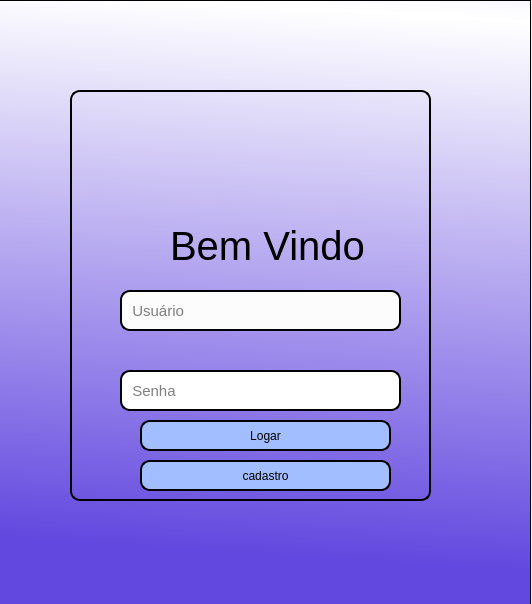
<?xml version="1.0" encoding="UTF-8"?>
<ui version="4.0">
 <class>MainWindow</class>
 <widget class="QMainWindow" name="MainWindow">
  <property name="geometry">
   <rect>
    <x>0</x>
    <y>0</y>
    <width>532</width>
    <height>604</height>
   </rect>
  </property>
  <property name="windowTitle">
   <string>MainWindow</string>
  </property>
  <property name="styleSheet">
   <string notr="true"/>
  </property>
  <widget class="QWidget" name="centralwidget">
   <widget class="QFrame" name="frame">
    <property name="geometry">
     <rect>
      <x>-20</x>
      <y>0</y>
      <width>551</width>
      <height>621</height>
     </rect>
    </property>
    <property name="styleSheet">
     <string notr="true">background-color: qlineargradient(spread:reflect, x1:0.307, y1:1, x2:0.364, y2:0, stop:0.119318 rgba(99, 72, 223, 255), stop:1 rgba(255, 255, 255, 255));</string>
    </property>
    <property name="frameShape">
     <enum>QFrame::StyledPanel</enum>
    </property>
    <property name="frameShadow">
     <enum>QFrame::Raised</enum>
    </property>
    <widget class="QLineEdit" name="lineEdit">
     <property name="geometry">
      <rect>
       <x>140</x>
       <y>290</y>
       <width>281</width>
       <height>41</height>
      </rect>
     </property>
     <property name="styleSheet">
      <string notr="true">background-color: rgb(252, 252, 252);
font-size:15px;
border-radius:10px;
border-style:solid;
border-width:2px

</string>
     </property>
     <property name="placeholderText">
      <string>  Usuário</string>
     </property>
    </widget>
    <widget class="QLineEdit" name="lineEdit_2">
     <property name="geometry">
      <rect>
       <x>140</x>
       <y>370</y>
       <width>281</width>
       <height>41</height>
      </rect>
     </property>
     <property name="styleSheet">
      <string notr="true">background-color: rgb(255, 255, 255);
font-size:15px;
border-radius:10px;
border-style:solid;
border-width:2px

</string>
     </property>
     <property name="echoMode">
      <enum>QLineEdit::Password</enum>
     </property>
     <property name="placeholderText">
      <string>  Senha</string>
     </property>
    </widget>
    <widget class="QLabel" name="label">
     <property name="geometry">
      <rect>
       <x>240</x>
       <y>130</y>
       <width>81</width>
       <height>81</height>
      </rect>
     </property>
     <property name="styleSheet">
      <string notr="true">background-image: url(:/newPrefix/R11cffbc044ed6560dc1b441d3ac9aeed.png);
background-color: rgb(255, 255, 255,0);</string>
     </property>
     <property name="text">
      <string/>
     </property>
     <property name="pixmap">
      <pixmap>:/newPrefix/R11cffbc044ed6560dc1b441d3ac9aeed.png</pixmap>
     </property>
     <property name="scaledContents">
      <bool>true</bool>
     </property>
    </widget>
    <widget class="QFrame" name="frame_2">
     <property name="geometry">
      <rect>
       <x>90</x>
       <y>90</y>
       <width>361</width>
       <height>411</height>
      </rect>
     </property>
     <property name="styleSheet">
      <string notr="true">background-color: rgb(255, 255, 255,0);
border-radius:10px;
border-style:solid;
border-width:2px

</string>
     </property>
     <property name="frameShape">
      <enum>QFrame::StyledPanel</enum>
     </property>
     <property name="frameShadow">
      <enum>QFrame::Raised</enum>
     </property>
     <widget class="QLabel" name="label_2">
      <property name="geometry">
       <rect>
        <x>100</x>
        <y>130</y>
        <width>261</width>
        <height>51</height>
       </rect>
      </property>
      <property name="styleSheet">
       <string notr="true">font-size:40px;
font-color:#fdfdfd;
border:none</string>
      </property>
      <property name="text">
       <string>Bem Vindo </string>
      </property>
     </widget>
     <widget class="QPushButton" name="Bottao1">
      <property name="geometry">
       <rect>
        <x>70</x>
        <y>330</y>
        <width>251</width>
        <height>31</height>
       </rect>
      </property>
      <property name="styleSheet">
       <string notr="true">background-color: rgb(162, 190, 255);
border-radius:10px;
border-style:solid;
border-width:2px;
border-color:black



</string>
      </property>
      <property name="text">
       <string>Logar</string>
      </property>
     </widget>
     <widget class="QPushButton" name="bottao2">
      <property name="geometry">
       <rect>
        <x>70</x>
        <y>370</y>
        <width>251</width>
        <height>31</height>
       </rect>
      </property>
      <property name="styleSheet">
       <string notr="true">background-color: rgb(162, 190, 255);
border-radius:10px;
border-style:solid;
border-width:2px;
border-color:black



</string>
      </property>
      <property name="text">
       <string>cadastro</string>
      </property>
     </widget>
     <widget class="QLabel" name="label_4">
      <property name="geometry">
       <rect>
        <x>140</x>
        <y>40</y>
        <width>101</width>
        <height>91</height>
       </rect>
      </property>
      <property name="styleSheet">
       <string notr="true">background-image: url(:/imagem topo/R11cffbc044ed6560dc1b441d3ac9aeed.png);
border:none</string>
      </property>
      <property name="text">
       <string/>
      </property>
      <property name="pixmap">
       <pixmap resource="img/img.qrc">:/imagem topo/R11cffbc044ed6560dc1b441d3ac9aeed.png</pixmap>
      </property>
      <property name="scaledContents">
       <bool>true</bool>
      </property>
     </widget>
    </widget>
    <widget class="QLabel" name="label_3">
     <property name="geometry">
      <rect>
       <x>130</x>
       <y>10</y>
       <width>291</width>
       <height>71</height>
      </rect>
     </property>
     <property name="styleSheet">
      <string notr="true">font-size:25px;
background-color: rgb(255, 255, 255,0);</string>
     </property>
     <property name="text">
      <string/>
     </property>
    </widget>
   </widget>
  </widget>
  <widget class="QMenuBar" name="menubar">
   <property name="geometry">
    <rect>
     <x>0</x>
     <y>0</y>
     <width>532</width>
     <height>21</height>
    </rect>
   </property>
  </widget>
 </widget>
 <resources>
  <include location="img/img.qrc"/>
 </resources>
 <connections/>
</ui>
